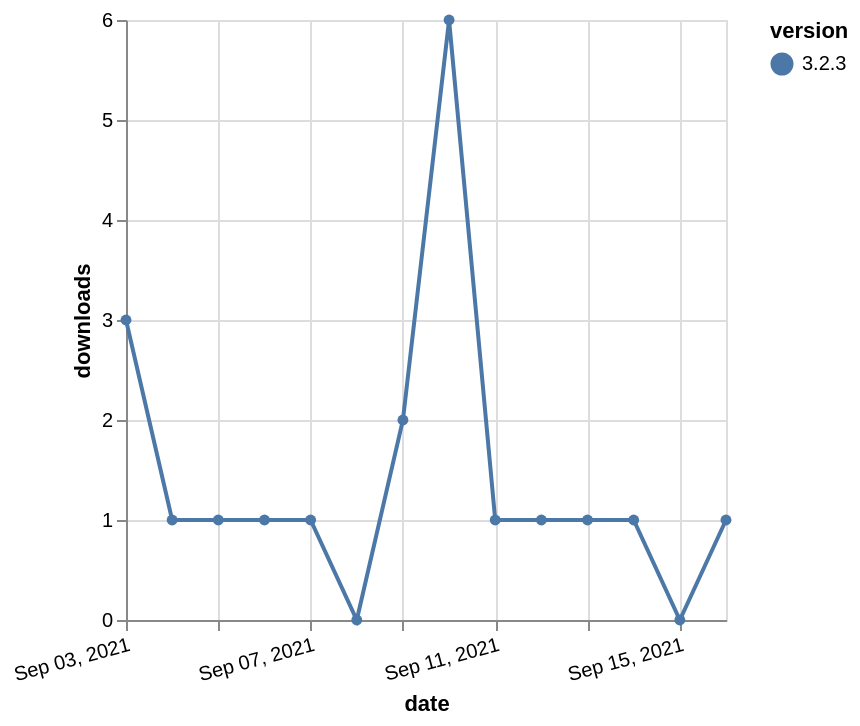

Vega-Lite specification for this chart:
### Vega-Lite specification from a JSON file in a GitHub repository (floating-point values rounded to 4 significant figures)
{"$schema": "https://vega.github.io/schema/vega-lite/v5.json", "description": "A simple bar chart with embedded data.", "data": {"values": [{"date": "2021-09-03", "total": 524, "delta": 3, "version": "3.2.3"}, {"date": "2021-09-04", "total": 525, "delta": 1, "version": "3.2.3"}, {"date": "2021-09-05", "total": 526, "delta": 1, "version": "3.2.3"}, {"date": "2021-09-06", "total": 527, "delta": 1, "version": "3.2.3"}, {"date": "2021-09-07", "total": 528, "delta": 1, "version": "3.2.3"}, {"date": "2021-09-08", "total": 528, "delta": 0, "version": "3.2.3"}, {"date": "2021-09-09", "total": 530, "delta": 2, "version": "3.2.3"}, {"date": "2021-09-10", "total": 536, "delta": 6, "version": "3.2.3"}, {"date": "2021-09-11", "total": 537, "delta": 1, "version": "3.2.3"}, {"date": "2021-09-12", "total": 538, "delta": 1, "version": "3.2.3"}, {"date": "2021-09-13", "total": 539, "delta": 1, "version": "3.2.3"}, {"date": "2021-09-14", "total": 540, "delta": 1, "version": "3.2.3"}, {"date": "2021-09-15", "total": 540, "delta": 0, "version": "3.2.3"}, {"date": "2021-09-16", "total": 541, "delta": 1, "version": "3.2.3"}]}, "width": "container", "mark": {"type": "line", "point": {"filled": true}}, "encoding": {"x": {"field": "date", "type": "temporal", "timeUnit": "yearmonthdate", "title": "date", "axis": {"labelAngle": -15}}, "y": {"field": "delta", "type": "quantitative", "title": "downloads"}, "color": {"field": "version", "type": "nominal"}, "tooltip": {"field": "delta"}}}
